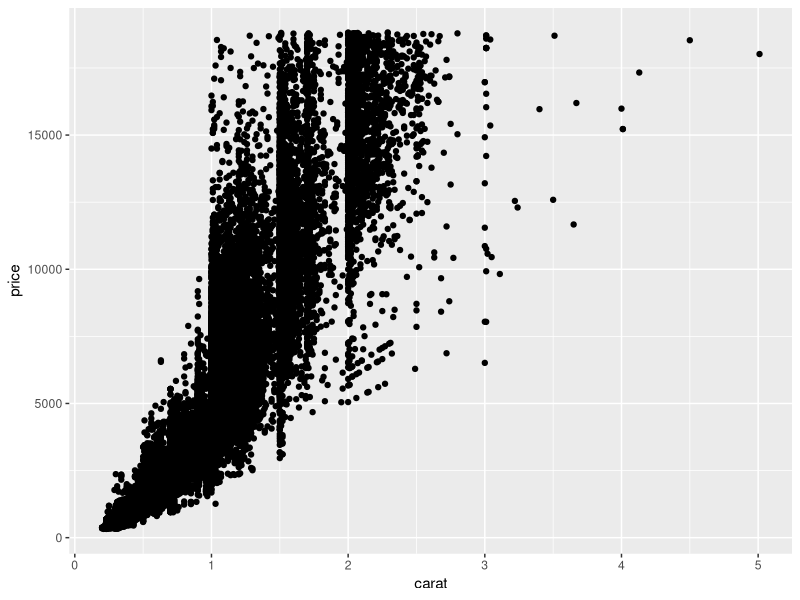
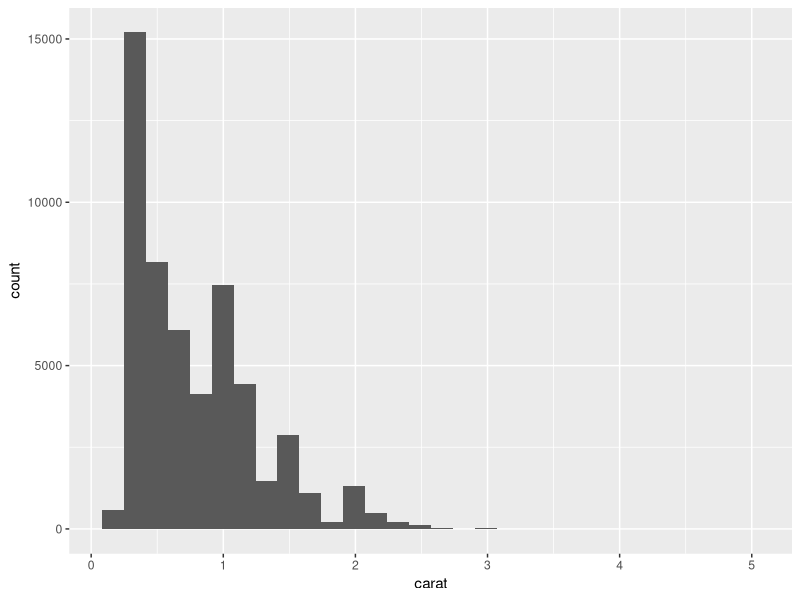
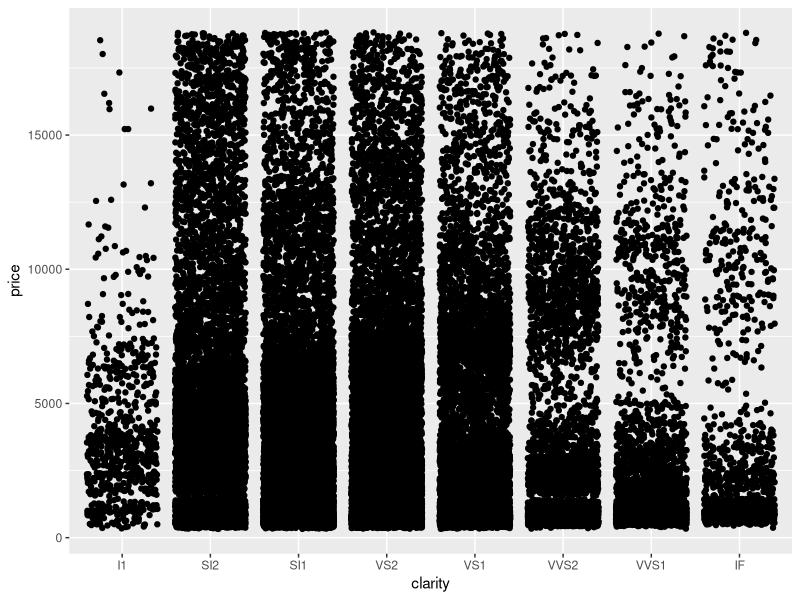

Here is the R script that generated these plots, in order:
## ---- chunk 1
knitr::opts_chunk$set(echo = TRUE)
library(tidyverse)
library(skimr)
library(GGally)
## ---- chunk 2
names(diamonds)
dim(diamonds)
summary(diamonds)
head(diamonds)
tail(diamonds)
skimr::skim(diamonds)
## ---- chunk 3
ggplot(data = diamonds, aes(x = carat, y = price)) + geom_point()
## ---- chunk 4
ggplot(data = diamonds, aes(x = carat)) + geom_histogram()
## ---- chunk 5
ggplot(data = diamonds, aes(x = clarity, y = price)) + geom_jitter()
